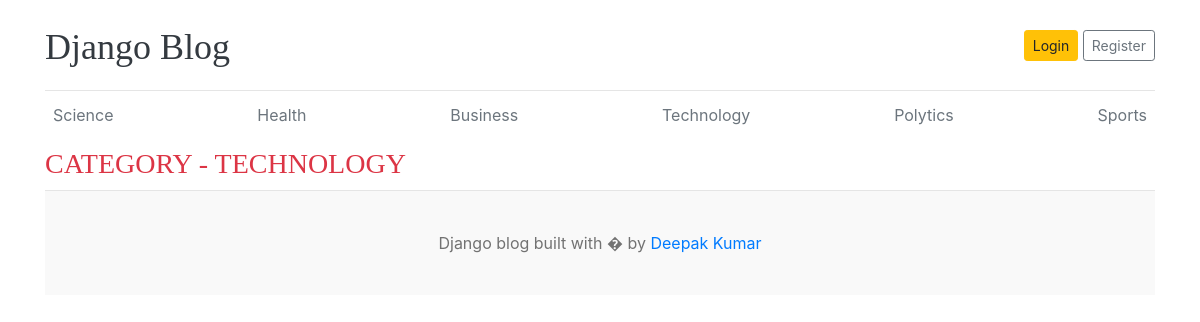
The app's page /category/4, older data.
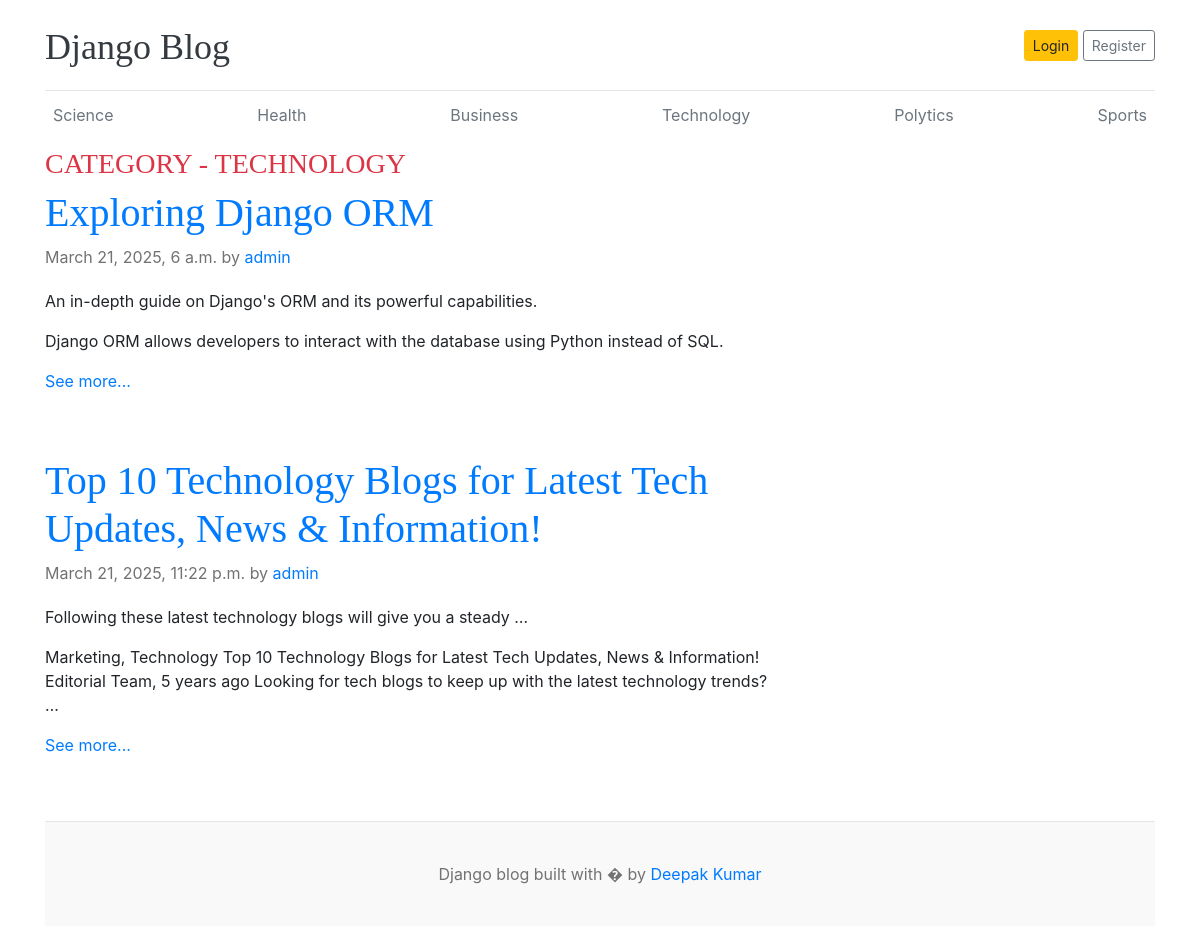
The same page, newer data.
### blog/models.py (models this page shows, shortened)
class Category(models.Model):
    category_name = models.CharField(max_length=100,unique=True)
    created_at = models.DateField(auto_now_add=True)
    updated_at = models.DateField(auto_now=True)
    class Meta:
        verbose_name_plural = 'Categories'
    def __str__(self):
        return self.category_name

class Blog(models.Model):
    title = models.CharField(max_length=250,unique=True)
    slug = models.SlugField(unique=True,blank=True)
    category = models.ForeignKey(Category,on_delete=models.CASCADE)
    author = models.ForeignKey(User,on_delete=models.CASCADE)
    blog_image = models.ImageField(upload_to='uploads/%y/%m/%d')
    short_desc = models.TextField(max_length=1000)
    blog_body = models.TextField()
    status = models.CharField(max_length=100,choices=STATUS_CHOICE,default='draft')
    is_featured = models.BooleanField(default=False)
    created_at = models.DateTimeField(auto_now_add=True)
    updated_at = models.DateTimeField(auto_now=True)

### blog/views.py (the view)
# urls.py: path('category/<int:category_id>',views.posts_by_category,name="posts_by_category"),
def posts_by_category(request,category_id):
    posts = models.Blog.objects.filter(status='publish',category=category_id)
    categorys = get_object_or_404(models.Category,pk=category_id)
    contex = {
        'posts':posts,
        'categorys':categorys
    }
    return render(request,'posts_by_category.html',contex)

### blog/context_processors.py (called while the page is built)
def get_categories(request):
    category = models.Category.objects.all()
    return dict(category=category)

### blog/templates/posts_by_category.html
{% extends 'base.html' %}
{% block content %}
      <h3 class="text-uppercase text-danger">Category - {{categorys}}</h3>
      <main role="main" class="container p-0">
        <div class="row">
          <div class="col-md-8 blog-main">
            {% for post in posts%}
            <div class="blog-post">
              <h2 class="blog-post-title"><a href="{% url 'single_blog' post.slug %}">{{post.title}}</a></h2>
              <p class="blog-post-meta">
                {{post.created_at}} by <a href="#">{{post.author}}</a>
              </p>
              <p>
                {{post.short_desc | truncatewords:10 }}
              </p>
              <p>
                {{post.blog_body | truncatewords:30 }}
              </p>
              <a href="{% url "single_blog" post.slug %}">See more...</a>
            </div>
            {% endfor %}
          </div>
        </div>
      </main>
{% endblock %}

### blog/templates/header.html (shortened to what this page needs)
{% load static%}
<!DOCTYPE html>
<html lang="en">
  <head>
    <link
      href="https://getbootstrap.com/docs/4.0/dist/css/bootstrap.min.css"
      rel="stylesheet"
    />
    <link href="{% static 'css/blog.css'%}" rel="stylesheet" />
  </head>
  <body>
    <div class="container">
      <header class="blog-header py-3">
        <div class="row flex-nowrap justify-content-between align-items-center">
          <div class="col-8 pt-1">
            <a class="blog-header-logo text-dark" href="/">Django Blog</a>
          </div>
          <div class="col-4 d-flex justify-content-end align-items-center">
            <a class="btn btn-sm btn-warning" href="#">Login</a> &nbsp;
            <a class="btn btn-sm btn-outline-secondary" href="#">Register</a>
          </div>
        </div>
      </header>
      <div class="nav-scroller py-1 mb-2">
        <nav class="nav d-flex justify-content-between">
          {% for cat in category%}
          <a class="p-2 text-muted" href="{% url "posts_by_category" cat.id %} ">{{ cat.category_name }}</a>
          {% endfor%}
        </nav>
      </div>

Row changes from the older to the newer data that the page shows:
added Blog: title "Exploring Django ORM", created_at "March 21, 2025, 6 a.m.", author "admin", short_desc "An in-depth guide on Django's ORM and its powerful capabilities.", blog_body "Django ORM allows developers to interact with the database using Python instead of SQL."
added Blog: title "Top 10 Technology Blogs for Latest Tech Updates, News & Information!", created_at "March 21, 2025, 11:22 p.m.", author "admin", short_desc "Following these latest technology blogs will give you a steady …", blog_body "Marketing, Technology Top 10 Technology Blogs for Latest Tech Updates, News & Information! Editorial Team, 5 years ago Looking for tech blogs to keep up with the latest technology trends? …"
